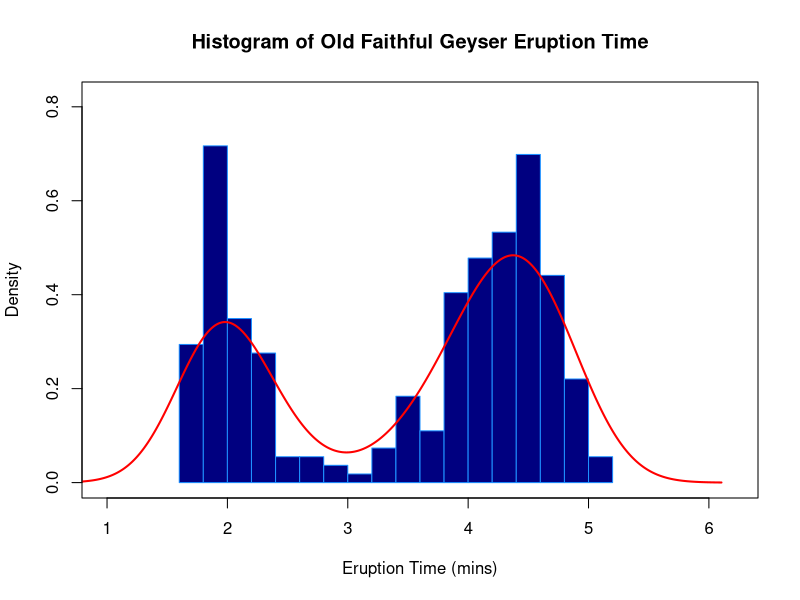
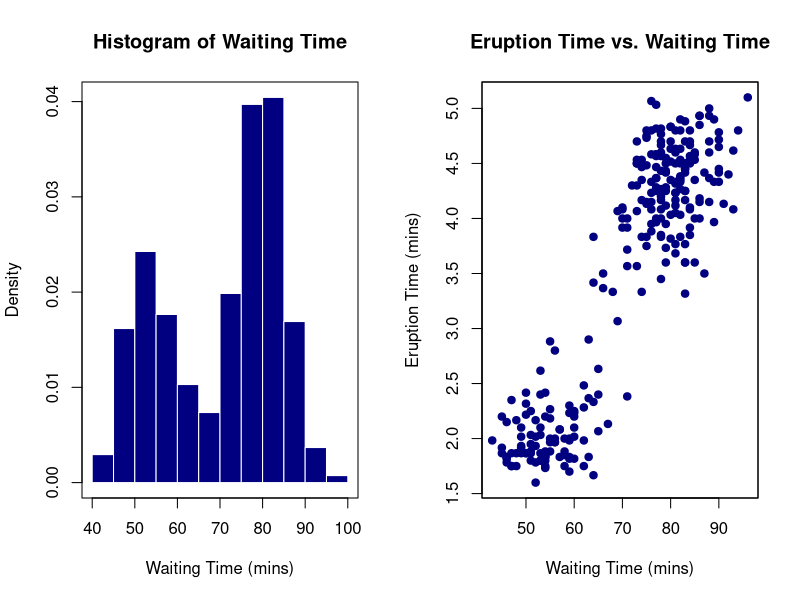

Write R code to recreate these figures, in order.
## ---- chunk 1
hist(x=faithful$eruptions, main ="Histogram of Old Faithful Geyser Eruption Time",
     xlab = "Eruption Time (mins)",
     xlim = c(1,6.2),
     ylim = c(0,0.82),
     breaks = 15,
     border = "dodgerblue",
     col = "navyblue",
     probability = TRUE)
lines(density(faithful$eruptions,na.rm=TRUE),col="red",lwd=2)
box()
## ---- chunk 2
par(mfrow=c(1,2))
hist(faithful$waiting, main="Histogram of Waiting Time",
     xlab = "Waiting Time (mins)",
     col = "navyblue",
     border = "white", probability = T)
box()
plot(x = faithful$waiting,y = faithful$eruptions, 
     main = "Eruption Time vs. Waiting Time", 
     ylab = "Eruption Time (mins)", 
     xlab = "Waiting Time (mins)",
     pch=19, col="navyblue")
box()
